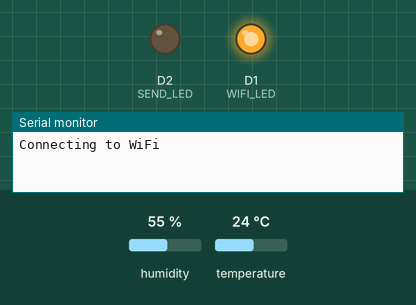
Simulated run of this sketch. Board: ESP8266 (NodeMCU). Shown: output pins drawn as LEDs (lit = HIGH), the last lines printed to the serial monitor. The inputs (shaded band) are chosen by the test bench; at power-on: humidity 55 %, temperature 24 °C. WiFi joins after 1.5 s; servers stay silent unless stated; uploads are accepted with an empty reply. At 3.0 s the program puts the board to deep sleep or switches it off; the recording ends there.

Above: at 0.1 s.
At 1.6 s:
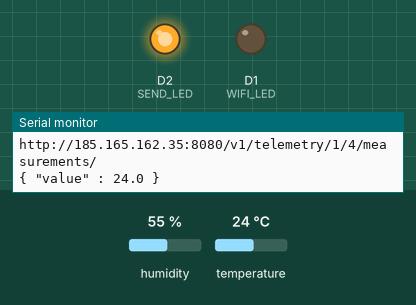
Timing chart, 0 to 3.0 s (numbered marks = the images above):
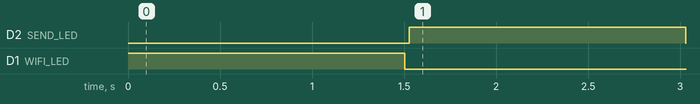

Measured:
- by itself, D2 (SEND_LED): LOW → HIGH at 1.5 s, → LOW 1.5 s later
- by itself, D1 (WIFI_LED): HIGH → LOW at 1.5 s

The sketch:

wifi_led_dht.ino
```cpp
#include <ESP8266WiFiMulti.h>
#include <ESP8266HTTPClient.h>
#include <WiFiClient.h>
#include <DHT.h>

const int WIFI_LED = D1;
const int SEND_LED = D2;
const int SENSOR = D3;
const int SERIAL_BAND = 9600;
const int LOOP_DELAY = 1000;

DHT dht(SENSOR, DHT11);

const char* SID1    = "TC139";
const char* SID2    = "OnePlus";
const char* PASSWORD = "9197615070";
const String HOST = "185.165.162.35:8080";
const int HOUSE_ID = 1;
const int TEMP_SENSOR_ID = 4;
const int HUM_SENSOR_ID = 5;
const String TEMP_POST_URL = "http://" + HOST + "/v1/telemetry/" + HOUSE_ID + "/" + TEMP_SENSOR_ID + "/measurements/";
const String HUM_POST_URL = "http://" + HOST + "/v1/telemetry/" + HOUSE_ID + "/" + HUM_SENSOR_ID + "/measurements/";
const int DEEP_SLEEP = 1800e6; //1800 cек - 30 минут

ESP8266WiFiMulti wifiMulti;

void setup()
{
  Serial.begin(SERIAL_BAND);
  pinMode(WIFI_LED, OUTPUT);
  pinMode(SEND_LED, OUTPUT);

  dht.begin();

  initWiFi();
}

void loop() {
  if (statusWiFi()) {
    //Считываем влажность
    float h = dht.readHumidity();
    // Считываем температуру
    float t = dht.readTemperature(false);

    Serial.printf("H = %2.1f\n", h);
    Serial.printf("T = %2.1f\n", t);

    digitalWrite(SEND_LED, HIGH);

    WiFiClient client;
    HTTPClient http;

    //---- TEMP

    http.begin(client, TEMP_POST_URL);
    http.addHeader("Content-Type", "application/json");
    Serial.println(TEMP_POST_URL);

    String val = "{ \"value\" : " + String(t, 1) + " }";
    Serial.println(val);

    int httpResponseCode = http.POST(val);
    Serial.println("HTTP Response code: " + String(httpResponseCode));

    //---- HUM

    Serial.println("Sending HUM");

    http.begin(client, HUM_POST_URL);
    http.addHeader("Content-Type", "application/json");
    Serial.println(HUM_POST_URL);

    val = "{ \"value\" : " + String(h, 1) +  "}";
    Serial.println(val);

    httpResponseCode = http.POST(val);
    Serial.println("HTTP Response code: " + String(httpResponseCode));

    // Free resources
    http.end();

    delay(1000);
    digitalWrite(SEND_LED, LOW);

    Serial.println("Deep Sleep");
    WiFi.disconnect();
    ESP.deepSleep(DEEP_SLEEP);
  }

  ESP.deepSleep(DEEP_SLEEP);
}

bool statusWiFi() {
  switch (WiFi.status()) {
    case WL_CONNECTED:
      Serial.println("Connection successfully established");
      WiFi.printDiag(Serial);

      digitalWrite(WIFI_LED, LOW);
      return true;
      break;
    case WL_NO_SSID_AVAIL:
      Serial.println("Configured SSID cannot be reached");
      break;
    case WL_CONNECT_FAILED:
      Serial.println("Connection failed");
      break;
  }

  return false;
}

void initWiFi() {
  //Включаем светодиод, горит, значит подключается
  digitalWrite(WIFI_LED, HIGH);

  Serial.println("Connecting to WiFi");

  WiFi.mode(WIFI_STA); // Задаем режим работы WIFI_STA (клиент)

  wifiMulti.addAP(SID2, PASSWORD);
  wifiMulti.addAP(SID1, PASSWORD);

  wifiMulti.run();

  //The ESP8266 tries to reconnect automatically when the connection is lost
  //WiFi.setAutoReconnect(true);
  //WiFi.persistent(true);
}
```
